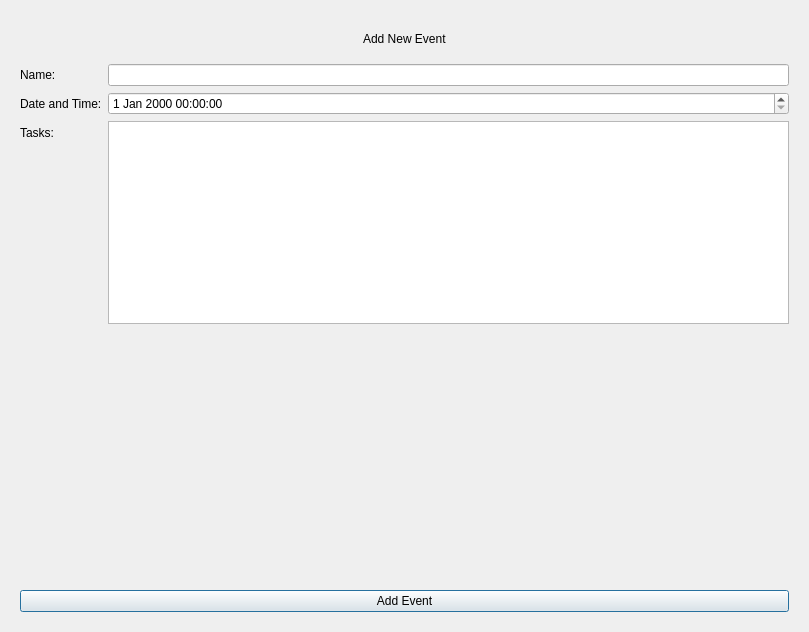
<?xml version="1.0" encoding="UTF-8"?>
<ui version="4.0">
 <class>Dialog</class>
 <widget class="QDialog" name="Dialog">
  <property name="geometry">
   <rect>
    <x>0</x>
    <y>0</y>
    <width>809</width>
    <height>632</height>
   </rect>
  </property>
  <property name="windowTitle">
   <string>Dialog</string>
  </property>
  <layout class="QGridLayout" name="gridLayout_2">
   <item row="0" column="0">
    <widget class="QWidget" name="widget_2" native="true">
     <layout class="QGridLayout" name="gridLayout">
      <item row="0" column="0">
       <widget class="QWidget" name="widget_3" native="true">
        <layout class="QHBoxLayout" name="horizontalLayout_2">
         <item>
          <spacer name="horizontalSpacer">
           <property name="orientation">
            <enum>Qt::Horizontal</enum>
           </property>
           <property name="sizeHint" stdset="0">
            <size>
             <width>129</width>
             <height>20</height>
            </size>
           </property>
          </spacer>
         </item>
         <item>
          <widget class="QLabel" name="add_member_title_label">
           <property name="text">
            <string>Add New Event</string>
           </property>
          </widget>
         </item>
         <item>
          <spacer name="horizontalSpacer_2">
           <property name="orientation">
            <enum>Qt::Horizontal</enum>
           </property>
           <property name="sizeHint" stdset="0">
            <size>
             <width>295</width>
             <height>20</height>
            </size>
           </property>
          </spacer>
         </item>
        </layout>
       </widget>
      </item>
      <item row="1" column="0">
       <layout class="QFormLayout" name="formLayout">
        <item row="1" column="0">
         <widget class="QLabel" name="event_name_label">
          <property name="text">
           <string>Name:</string>
          </property>
         </widget>
        </item>
        <item row="1" column="1">
         <widget class="QLineEdit" name="event_name_in"/>
        </item>
        <item row="2" column="0">
         <widget class="QLabel" name="date_time_label">
          <property name="text">
           <string>Date and Time:</string>
          </property>
         </widget>
        </item>
        <item row="2" column="1">
         <widget class="QDateTimeEdit" name="event_datetime_in"/>
        </item>
        <item row="3" column="0">
         <widget class="QLabel" name="tasks_label">
          <property name="text">
           <string>Tasks:</string>
          </property>
         </widget>
        </item>
        <item row="3" column="1">
         <widget class="QPlainTextEdit" name="task_line_edit_in"/>
        </item>
       </layout>
      </item>
      <item row="2" column="0">
       <spacer name="verticalSpacer">
        <property name="orientation">
         <enum>Qt::Vertical</enum>
        </property>
        <property name="sizeHint" stdset="0">
         <size>
          <width>20</width>
          <height>40</height>
         </size>
        </property>
       </spacer>
      </item>
      <item row="3" column="0">
       <widget class="QPushButton" name="add_event_btn">
        <property name="text">
         <string>Add Event</string>
        </property>
       </widget>
      </item>
     </layout>
    </widget>
   </item>
  </layout>
 </widget>
 <resources/>
 <connections/>
</ui>
